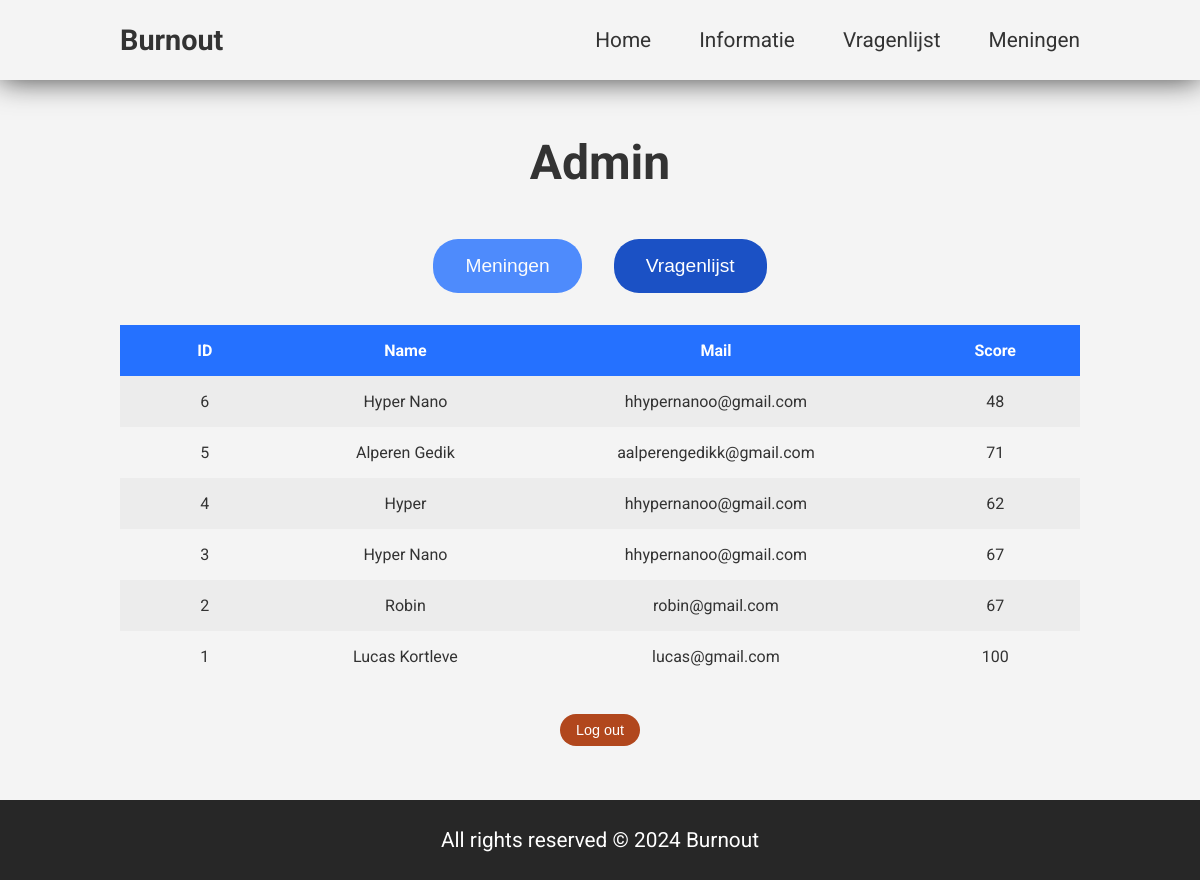
/pages/admin.php?active=survey (signed in), run on the app's committed database.
### tables this page shows
CREATE TABLE IF NOT EXISTS `survey` (
  `id` int NOT NULL AUTO_INCREMENT,
  `name` varchar(255) NOT NULL,
  `mail` varchar(255) NOT NULL,
  `score` int NOT NULL,
  PRIMARY KEY (`id`)
);

### pages/admin.php (the view, shortened to what this page needs)
<?php
require '../database/db_conn.php';
?>
<!DOCTYPE html>
<html lang="en">
<head>
    <link rel="stylesheet" href="../style.css" />
    <link rel="stylesheet" href="../styles/admin.css" />
</head>
<body>
    <?php require '../includes/navbar.php' ?>
    <section class="admin-main" id="admin-main">
        <h1>Admin</h1>
        <div class="admin-box">
            <?php
            $isPostActive = isset($_GET['active']) && $_GET['active'] === 'post';
            $isSurveyActive = isset($_GET['active']) && $_GET['active'] === 'survey';
            ?>
            <div class="button-box">
                <button id="post-button" <?php if ($isPostActive) { ?> class="active" <?php } ?>>Meningen</button>
                <button id="survey-button" <?php if ($isSurveyActive) { ?> class="active" <?php } ?>>Vragenlijst</button>
            </div>
            <?php
            if ($isSurveyActive) {
            ?>
                <div class="survey-box admin-panel active">
                    <table>
                        <tr>
                            <th>ID</th>
                            <th>Name</th>
                            <th>Mail</th>
                            <th>Score</th>
                        </tr>
                        <?php
                        $sql = "SELECT * FROM survey ORDER BY id desc";
                        $result = mysqli_query($conn, $sql);
                        if (mysqli_num_rows($result) > 0) {
                            while ($row = mysqli_fetch_assoc($result)) {
                                echo "<tr>";
                                echo "<td>" . $row['id'] . "</td>";
                                echo "<td>" . $row['name'] . "</td>";
                                echo "<td>" . $row['mail'] . "</td>";
                                echo "<td>" . $row['score'] . "</td>";
                                echo "</tr>";
                            }
                        }
                        ?>
                    </table>
                </div>
            <?php
            }
            ?>
            <form action="admin.php" method="post">
                <input type="submit" id="logout" name="logout" value="Log out">
            </form>
    </section>
    <?php require '../includes/footer.php' ?>
</body>
</html>

### style.css (style rules this page uses)
:root { --background-color: #f4f4f4; --background-secondary-color: #eaeaea; --primary-color: #2571ff; --primary-hover-color: #1e5fc3; --text-color: #333; --width: 80%; --border-radius: 25px; }
* { padding: 0; margin: 0; box-sizing: border-box; }
html { scroll-behavior: smooth; }
body { font-family: "Roboto", sans-serif; background-color: var(--background-color); color: var(--text-color); overflow-x: hidden; }
section, main { min-height: 90vh; margin: 0 auto; display: flex; flex-direction: column; justify-content: center; align-items: center; }

### styles/admin.css (style rules this page uses)
.admin-main { width: var(--width); display: flex; flex-direction: column; align-items: center; gap: 3rem; padding: 2rem 0; }
.admin-main h1 { font-size: 3rem; text-align: center; }
.admin-main .admin-box { width: 100%; }
#admin-main .button-box { display: flex; justify-content: center; align-items: center; gap: 2rem; }
#admin-main .button-box button { border: none; outline: none; font-size: 1.2rem; padding: 1rem 2rem; border-radius: 25px; background-color: var(--primary-color); color: #fff; cursor: pointer; transition: all 0.3s ease; opacity: 0.8; }
#admin-main .button-box button.active { opacity: 1; background-color: rgb(27, 81, 197); }
#admin-main .admin-panel { display: none; flex-direction: column; align-items: center; margin: 2rem 0; }
#admin-main .admin-panel.active { display: flex; }
#admin-main table { width: 100%; border-collapse: collapse; }
#admin-main table th { background-color: var(--primary-color); color: #fff; padding: 1rem; }
#admin-main table td { padding: 1rem; text-align: center; min-width: 100px; }
#admin-main table tr:nth-child(even) { background-color: #ececec; }
#admin-main form { display: flex; justify-content: center; align-items: center; }
#admin-main #logout { border: none; outline: none; font-size: 0.9rem; padding: 0.5rem 1rem; border-radius: 25px; background-color: rgb(177, 71, 29); color: #fff; cursor: pointer; transition: all 0.3s ease; }

### data on the page
survey: id "6", name "Hyper Nano", mail "hhypernanoo@gmail.com", score "48"
survey: id "5", name "Alperen Gedik", mail "aalperengedikk@gmail.com", score "71"
survey: id "4", name "Hyper", mail "hhypernanoo@gmail.com", score "62"
survey: id "3", name "Hyper Nano", mail "hhypernanoo@gmail.com", score "67"
survey: id "2", name "Robin", mail "robin@gmail.com", score "67"
survey: id "1", name "Lucas Kortleve", mail "lucas@gmail.com", score "100"
